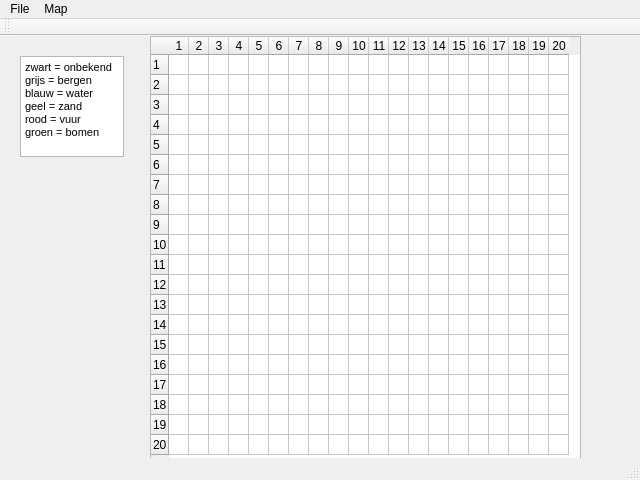
<?xml version="1.0" encoding="UTF-8"?>
<ui version="4.0">
 <class>MainWindow</class>
 <widget class="QMainWindow" name="MainWindow">
  <property name="geometry">
   <rect>
    <x>0</x>
    <y>0</y>
    <width>640</width>
    <height>480</height>
   </rect>
  </property>
  <property name="windowTitle">
   <string>MainWindow</string>
  </property>
  <widget class="QWidget" name="centralWidget">
   <widget class="QTableWidget" name="tableWidget">
    <property name="geometry">
     <rect>
      <x>150</x>
      <y>0</y>
      <width>431</width>
      <height>431</height>
     </rect>
    </property>
    <property name="minimumSize">
     <size>
      <width>5</width>
      <height>5</height>
     </size>
    </property>
    <property name="contextMenuPolicy">
     <enum>Qt::NoContextMenu</enum>
    </property>
    <property name="showGrid">
     <bool>true</bool>
    </property>
    <property name="rowCount">
     <number>20</number>
    </property>
    <property name="columnCount">
     <number>20</number>
    </property>
    <attribute name="horizontalHeaderDefaultSectionSize">
     <number>20</number>
    </attribute>
    <attribute name="horizontalHeaderMinimumSectionSize">
     <number>20</number>
    </attribute>
    <attribute name="verticalHeaderDefaultSectionSize">
     <number>20</number>
    </attribute>
    <row/>
    <row/>
    <row/>
    <row/>
    <row/>
    <row/>
    <row/>
    <row/>
    <row/>
    <row/>
    <row/>
    <row/>
    <row/>
    <row/>
    <row/>
    <row/>
    <row/>
    <row/>
    <row/>
    <row/>
    <column/>
    <column/>
    <column/>
    <column/>
    <column/>
    <column/>
    <column/>
    <column/>
    <column/>
    <column/>
    <column/>
    <column/>
    <column/>
    <column/>
    <column/>
    <column/>
    <column/>
    <column/>
    <column/>
    <column/>
   </widget>
   <widget class="QTextEdit" name="textEdit">
    <property name="geometry">
     <rect>
      <x>20</x>
      <y>20</y>
      <width>104</width>
      <height>101</height>
     </rect>
    </property>
    <property name="html">
     <string>&lt;!DOCTYPE HTML PUBLIC &quot;-//W3C//DTD HTML 4.0//EN&quot; &quot;http://www.w3.org/TR/REC-html40/strict.dtd&quot;&gt;
&lt;html&gt;&lt;head&gt;&lt;meta name=&quot;qrichtext&quot; content=&quot;1&quot; /&gt;&lt;style type=&quot;text/css&quot;&gt;
p, li { white-space: pre-wrap; }
&lt;/style&gt;&lt;/head&gt;&lt;body style=&quot; font-family:'MS Shell Dlg 2'; font-size:8.25pt; font-weight:400; font-style:normal;&quot;&gt;
&lt;p style=&quot; margin-top:0px; margin-bottom:0px; margin-left:0px; margin-right:0px; -qt-block-indent:0; text-indent:0px;&quot;&gt;zwart = onbekend&lt;/p&gt;
&lt;p style=&quot; margin-top:0px; margin-bottom:0px; margin-left:0px; margin-right:0px; -qt-block-indent:0; text-indent:0px;&quot;&gt;grijs = bergen&lt;/p&gt;
&lt;p style=&quot; margin-top:0px; margin-bottom:0px; margin-left:0px; margin-right:0px; -qt-block-indent:0; text-indent:0px;&quot;&gt;blauw = water&lt;/p&gt;
&lt;p style=&quot; margin-top:0px; margin-bottom:0px; margin-left:0px; margin-right:0px; -qt-block-indent:0; text-indent:0px;&quot;&gt;geel = zand&lt;/p&gt;
&lt;p style=&quot; margin-top:0px; margin-bottom:0px; margin-left:0px; margin-right:0px; -qt-block-indent:0; text-indent:0px;&quot;&gt;rood = vuur&lt;/p&gt;
&lt;p style=&quot; margin-top:0px; margin-bottom:0px; margin-left:0px; margin-right:0px; -qt-block-indent:0; text-indent:0px;&quot;&gt;groen = bomen&lt;/p&gt;&lt;/body&gt;&lt;/html&gt;</string>
    </property>
   </widget>
  </widget>
  <widget class="QMenuBar" name="menuBar">
   <property name="geometry">
    <rect>
     <x>0</x>
     <y>0</y>
     <width>640</width>
     <height>21</height>
    </rect>
   </property>
   <widget class="QMenu" name="menuFile">
    <property name="title">
     <string>File</string>
    </property>
    <addaction name="actionAbout"/>
    <addaction name="actionExit"/>
   </widget>
   <widget class="QMenu" name="menuMap">
    <property name="title">
     <string>Map</string>
    </property>
    <addaction name="actionLoad"/>
    <addaction name="actionSave"/>
   </widget>
   <addaction name="menuFile"/>
   <addaction name="menuMap"/>
  </widget>
  <widget class="QToolBar" name="mainToolBar">
   <attribute name="toolBarArea">
    <enum>TopToolBarArea</enum>
   </attribute>
   <attribute name="toolBarBreak">
    <bool>false</bool>
   </attribute>
  </widget>
  <widget class="QStatusBar" name="statusBar"/>
  <action name="actionAbout">
   <property name="text">
    <string>About</string>
   </property>
  </action>
  <action name="actionExit">
   <property name="text">
    <string>Exit</string>
   </property>
  </action>
  <action name="actionLoad">
   <property name="text">
    <string>Load</string>
   </property>
  </action>
  <action name="actionSave">
   <property name="text">
    <string>Save</string>
   </property>
  </action>
  <action name="actionClear">
   <property name="text">
    <string>Clear</string>
   </property>
  </action>
 </widget>
 <layoutdefault spacing="6" margin="11"/>
 <resources/>
 <connections/>
</ui>
